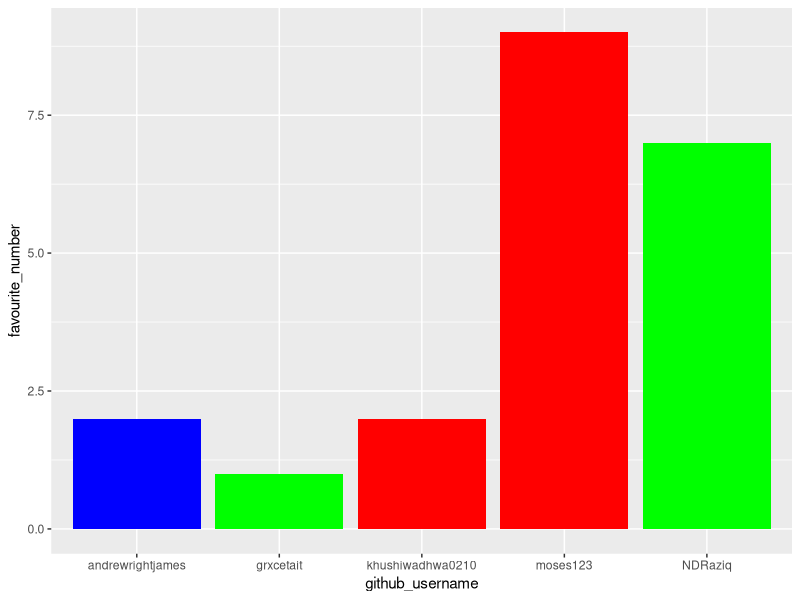
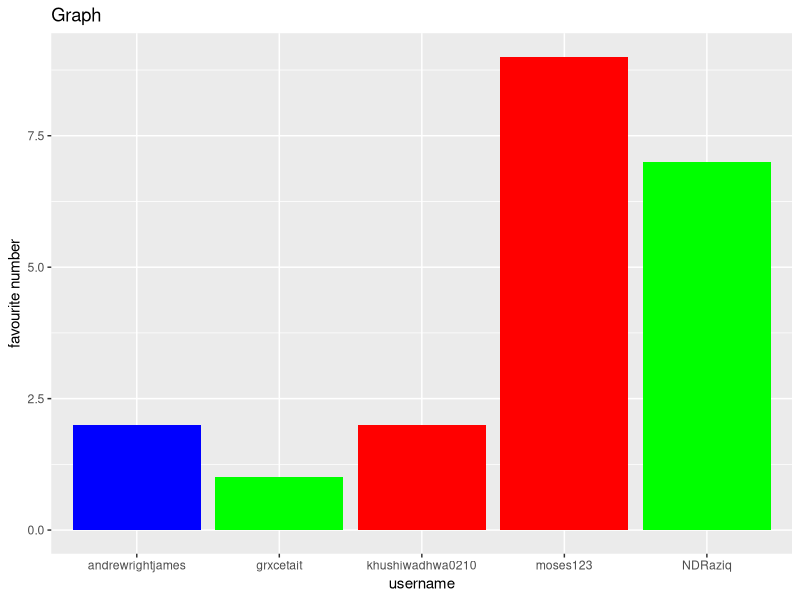
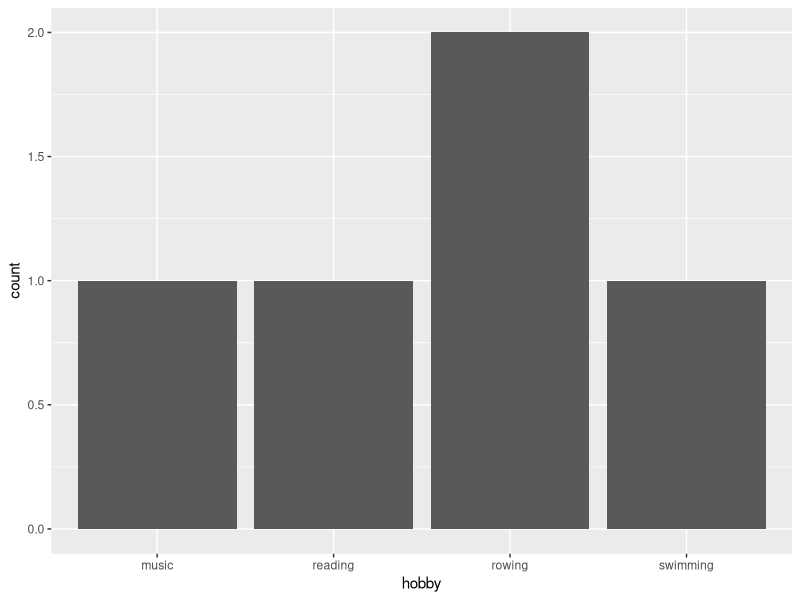

The R source for these figures, in order:
## ---- chunk 1
library(tidyverse) 
## ---- chunk 2
team_data <- tibble(
  name = c("Danish", "Khushi", "Grace", 
           "Moses", "Andrew"),
  github_username = c("NDRaziq", "khushiwadhwa0210", "grxcetait", 
                      "moses123", "andrewrightjames"), 
  colour = c("green", "red", "green", 
             "red", "blue"),
  hobby = c("music", "swimming", "reading", 
            "rowing", "rowing"),
  favourite_number = c(7, 2, 1, 9, 2)
  )

team_data
## ---- chunk 3
p1 <- ggplot(data = team_data, 
             mapping = aes(x = github_username, 
                           y = favourite_number,
                           fill = colour), 
             ) +
   geom_col() +
   scale_fill_identity()
p1
## ---- chunk 4
p1 + labs(x = "username", 
          y = "favourite number",
          title = "Graph")
## ---- chunk 5
p2 <- ggplot(team_data, aes(x = hobby)) +
  geom_bar()
p2
